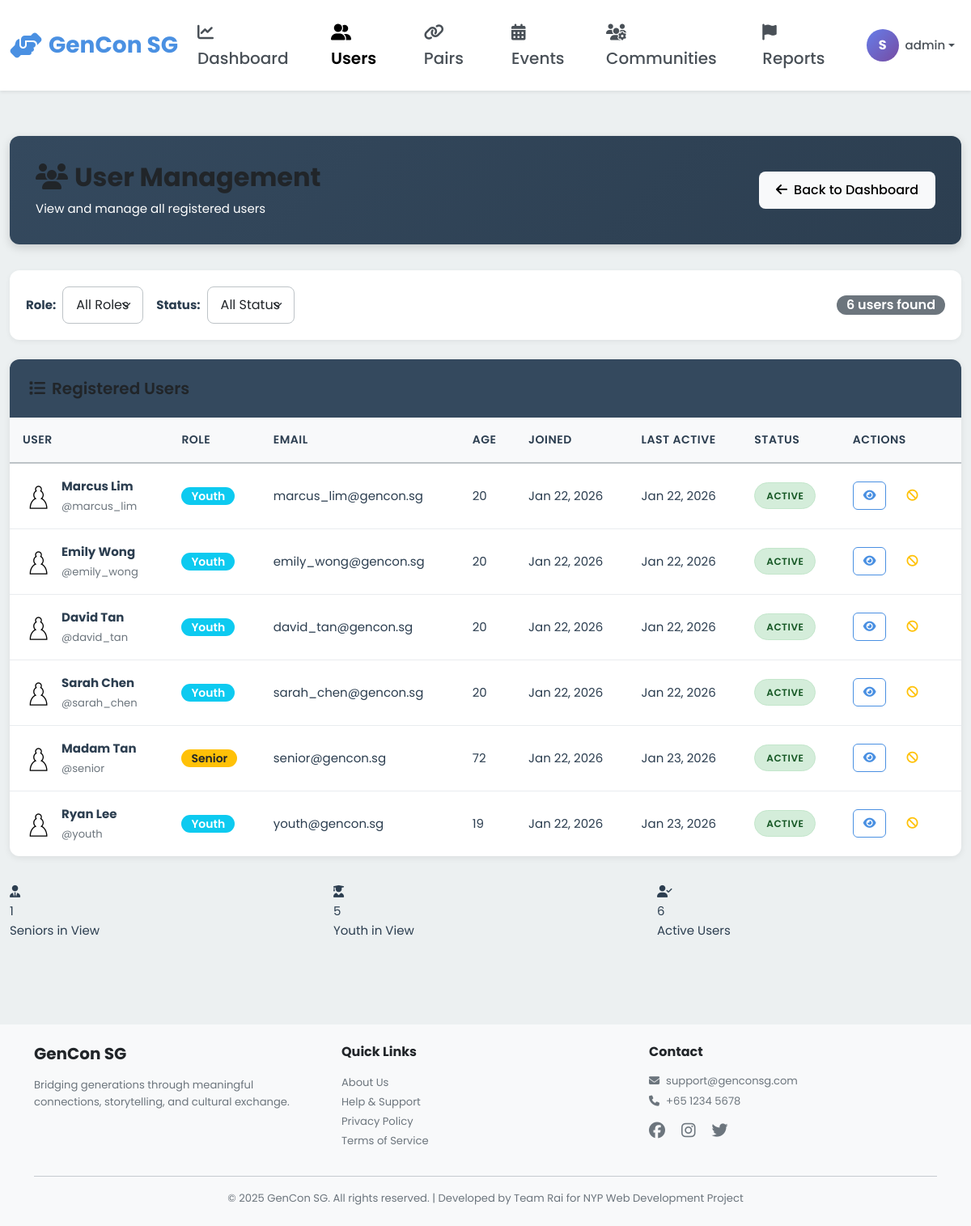
/admin/users (signed in), run on an earlier commit of the app's database.
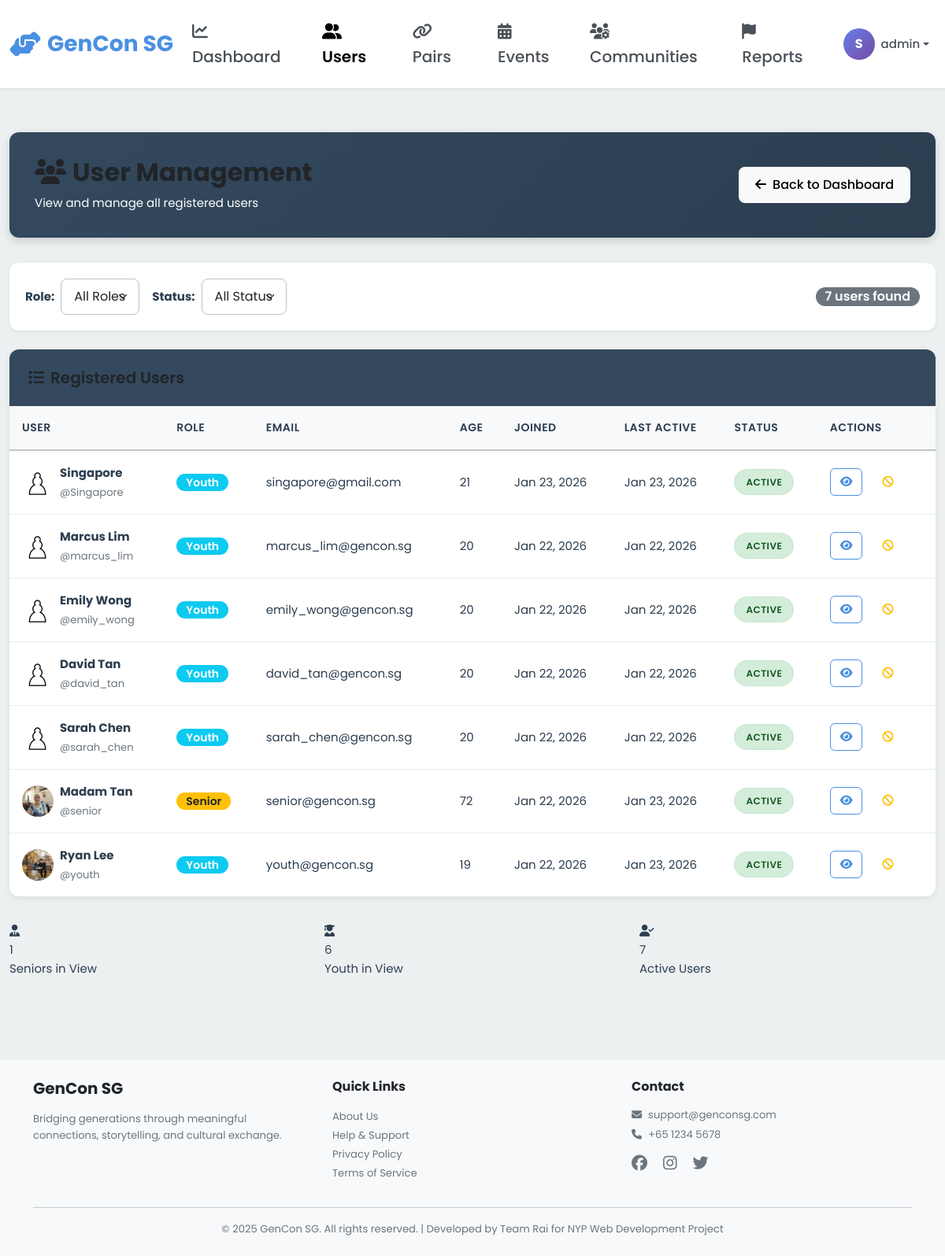
And on a later commit of the database.
### models.py (models this page shows, shortened)
class User(db.Model):
    __tablename__ = 'users'
    id = db.Column(db.Integer, primary_key=True)
    username = db.Column(db.String(80), unique=True, nullable=False, index=True)
    password_hash = db.Column(db.String(255), nullable=False)
    email = db.Column(db.String(120), unique=True, nullable=False, index=True)
    full_name = db.Column(db.String(120), nullable=False)
    phone = db.Column(db.String(20))
    age = db.Column(db.Integer, nullable=False)
    bio = db.Column(db.Text)  # User biography
    school = db.Column(db.String(255))  # School or organization for youth
    role = db.Column(db.String(20), nullable=False)  # 'senior', 'youth', or 'admin'
    profile_picture = db.Column(db.String(255), default='images/default-avatar.png')
    disable_reason = db.Column(db.Text)
    interests_json = db.Column(db.Text)  # Stores interests as JSON array
    languages_json = db.Column(db.Text)  # Stores languages as JSON array
    accessibility_settings_json = db.Column(db.Text)  # Stores settings as JSON object
    created_at = db.Column(db.DateTime, default=datetime.utcnow, nullable=False)
    last_active = db.Column(db.DateTime, default=datetime.utcnow, nullable=False)
    is_active = db.Column(db.Boolean, default=True)
    stories = db.relationship('Story', back_populates='user', lazy='dynamic')
    sent_messages = db.relationship('Message', foreign_keys='Message.sender_id',
                                   back_populates='sender', lazy='dynamic')
    received_messages = db.relationship('Message', foreign_keys='Message.recipient_id',
                                       back_populates='recipient', lazy='dynamic')
    senior_pairs = db.relationship('Pair', foreign_keys='Pair.senior_id',
                                   back_populates='senior', lazy='dynamic')
    youth_pairs = db.relationship('Pair', foreign_keys='Pair.youth_id',
                                 back_populates='youth', lazy='dynamic')
    streak = db.relationship('Streak', back_populates='user', uselist=False)
    badges = db.relationship('Badge', back_populates='user', lazy='dynamic')
    checkins = db.relationship('Checkin', back_populates='user', lazy='dynamic')
    @property
    def interests(self):
        """Get interests as Python list from JSON string."""
        if self.interests_json:
            return json.loads(self.interests_json)
        return []
    @interests.setter
    def interests(self, value):
        """Set interests from Python list, store as JSON string."""
        self.interests_json = json.dumps(value)
    @property
    def languages(self):
        """Get languages as Python list from JSON string."""
        if self.languages_json:
            return json.loads(self.languages_json)
        return []
    @languages.setter
    def languages(self, value):
        """Set languages from Python list, store as JSON string."""
        self.languages_json = json.dumps(value)
    @property
    def accessibility_settings(self):
        """Get accessibility settings as Python dict from JSON string."""
        if self.accessibility_settings_json:
            return json.loads(self.accessibility_settings_json)
        return {}

### blueprints/admin.py (the view)
@admin_bp.route('/users')
@admin_required
def users():
    role_filter = request.args.get('role', 'all')
    status_filter = request.args.get('status', 'all')
    query = User.query.filter(User.role != 'admin')
    if role_filter != 'all':
        query = query.filter_by(role=role_filter)
    if status_filter == 'active':
        query = query.filter_by(is_active=True)
    elif status_filter == 'inactive':
        query = query.filter_by(is_active=False)
    users = query.order_by(User.created_at.desc()).all()
    return render_template('admin/users.html',
                         users=users,
                         role_filter=role_filter,
                         status_filter=status_filter)

### app.py (called while the page is built)
@app.context_processor
def inject_user():
    user_streak = 0
    if 'user_id' in session:
        from models import Streak
        streak = Streak.query.filter_by(user_id=session['user_id']).first()
        if streak:
            user_streak = streak.current_streak
    return dict(session=session, user_streak=user_streak)

@app.after_request
def add_security_headers(response):
    csp = (
        "default-src 'self'; "
        "script-src 'self' 'unsafe-inline' 'unsafe-eval' blob: https://cdn.jsdelivr.net https://cdnjs.cloudflare.com; "
        "style-src 'self' 'unsafe-inline' https://cdn.jsdelivr.net https://cdnjs.cloudflare.com https://fonts.googleapis.com; "
        "font-src 'self' https://cdnjs.cloudflare.com https://fonts.gstatic.com; "
        "img-src 'self' data: blob: https:; "
        "connect-src 'self' ws: wss: https://cdn.jsdelivr.net https://cdnjs.cloudflare.com; "
        "worker-src 'self' blob:;"
    )
    response.headers['Content-Security-Policy'] = csp
    return response

@app.template_filter('format_date')
def format_date_filter(date, format='%B %d, %Y'):
    if date:
        return (date + timedelta(hours=8)).strftime(format)
    return ''

### templates/admin/users.html (shortened to what the changed rows need)
{% extends "base.html" %}
{% block extra_css %}
<link rel="stylesheet" href="{{ url_for('static', filename='css/admin.css') }}">
{% endblock %}
{% block content %}
<div class="container-fluid py-4">
    <div class="admin-header">
        <div class="d-flex justify-content-between align-items-center">
            <div>
                <h1><i class="fas fa-users me-2"></i>User Management</h1>
            </div>
        </div>
    </div>
    <div class="filter-bar">
        <form method="GET" class="d-flex gap-3 flex-wrap align-items-center w-100">
            <div class="ms-auto">
                <span class="badge bg-secondary fs-6">{{ users|length }} users found</span>
            </div>
        </form>
    </div>
    <div class="data-table-container">
        {% if users %}
        <table class="data-table">
            <thead>
                <tr>
                    <th>User</th>
                    <th>Role</th>
                    <th>Email</th>
                    <th>Age</th>
                    <th>Joined</th>
                    <th>Last Active</th>
                    <th>Status</th>
                    <th>Actions</th>
                </tr>
            </thead>
            <tbody>
                {% for user in users %}
                <tr>
                    <td>
                        <div class="d-flex align-items-center gap-2">
                            <img src="{{ url_for('static', filename='images/' + (user.profile_picture or 'default-avatar.png')) }}"
                                 alt="Avatar"
                                 class="rounded-circle"
                                 style="width: 40px; height: 40px; object-fit: cover;"
                                 onerror="this.src='https://ui-avatars.com/api/?name={{ user.full_name }}&background=random'">
                            <div>
                                <div class="fw-bold">{{ user.full_name }}</div>
                                <small class="text-muted">@{{ user.username }}</small>
                            </div>
                        </div>
                    </td>
                    <td>
                        <span class="badge {% if user.role == 'senior' %}bg-warning text-dark{% else %}bg-info{% endif %}">
                            {{ user.role|capitalize }}
                        </span>
                    </td>
                    <td>{{ user.email }}</td>
                    <td>{{ user.age }}</td>
                    <td>{{ user.created_at|format_date('%b %d, %Y') }}</td>
                    <td>{{ user.last_active|format_date('%b %d, %Y') }}</td>
                    <td>
                        {% if user.is_active %}
                        <span class="status-badge active">Active</span>
                        {% else %}
                        <span class="status-badge inactive">Inactive</span>
                        {% endif %}
                    </td>
                    <td>
                        <div class="d-flex gap-1">
                            <a href="{{ url_for('admin.user_detail', user_id=user.id) }}"
                               class="btn btn-sm btn-outline-primary table-action-btn"
                               title="View Details">
                                <i class="fas fa-eye"></i>
                            </a>
                            <form action="{{ url_for('admin.toggle_user_status', user_id=user.id) }}" method="POST" class="d-inline">
                                <button type="submit" class="btn btn-sm btn-outline-warning table-action-btn"
                                        title="{{ 'Deactivate' if user.is_active else 'Activate' }} User">
                                    <i class="fas {{ 'fa-ban' if user.is_active else 'fa-check' }}"></i>
                                </button>
                            </form>
                        </div>
                    </td>
                </tr>
                {% endfor %}
            </tbody>
        </table>
        {% else %}
        <div class="text-center py-5">
            <i class="fas fa-users fa-3x text-muted mb-3"></i>
            <h5 class="text-muted">No users found</h5>
            <p class="text-muted">Try adjusting your filters</p>
        </div>
        {% endif %}
    </div>
    <div class="row mt-4">
        <div class="col-md-4">
            <div class="stat-card youth">
                <div class="stat-icon"><i class="fas fa-user-graduate"></i></div>
                <div class="stat-value">{{ users|selectattr('role', 'equalto', 'youth')|list|length }}</div>
                <div class="stat-label">Youth in View</div>
            </div>
        </div>
        <div class="col-md-4">
            <div class="stat-card">
                <div class="stat-icon"><i class="fas fa-user-check"></i></div>
                <div class="stat-value">{{ users|selectattr('is_active')|list|length }}</div>
                <div class="stat-label">Active Users</div>
            </div>
        </div>
    </div>
</div>
{% endblock %}

What changed in the data, as far as the page shows it:
added User: profile_picture (placeholder picture), full_name "Singapore", username "Singapore", role "Youth", email "singapore@gmail.com", age "21", created_at "Jan 23, 2026", last_active "Jan 23, 2026", is_active "ACTIVE"
changed User "Madam Tan": profile_picture: picture added in place of a placeholder
changed User "Ryan Lee": profile_picture: picture added in place of a placeholder
Also different on the page:
{{ users|length }}: "6" → "7"
{{ users|selectattr('role', 'equalto', 'youth')|list|length }}: "5" → "6"
{{ users|selectattr('is_active')|list|length }}: "6" → "7"
